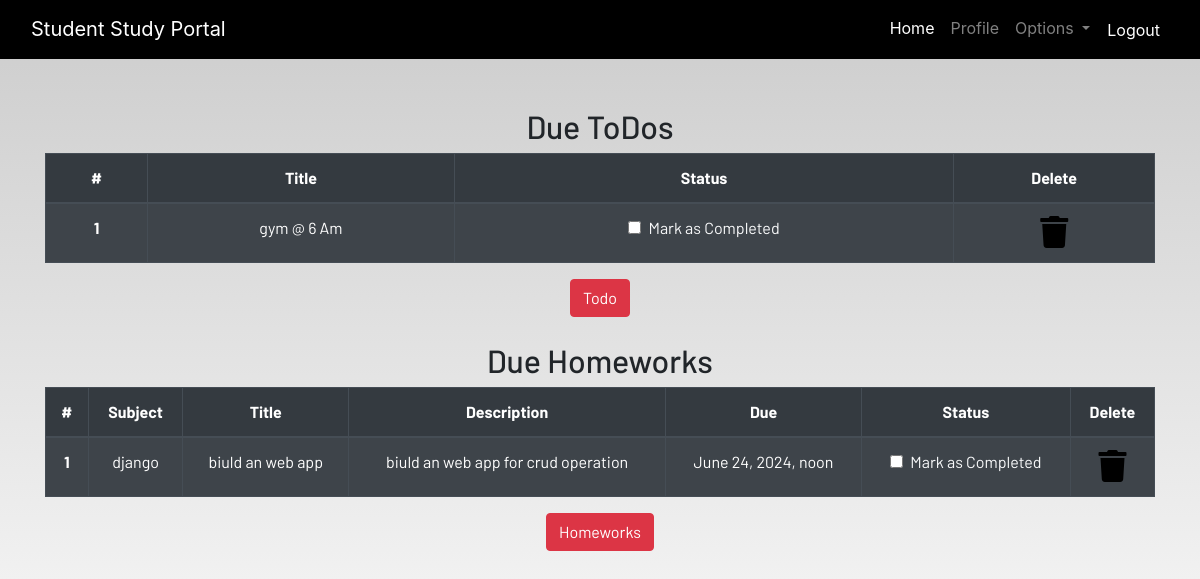
Page /profile/ (signed in) on the earlier database version.
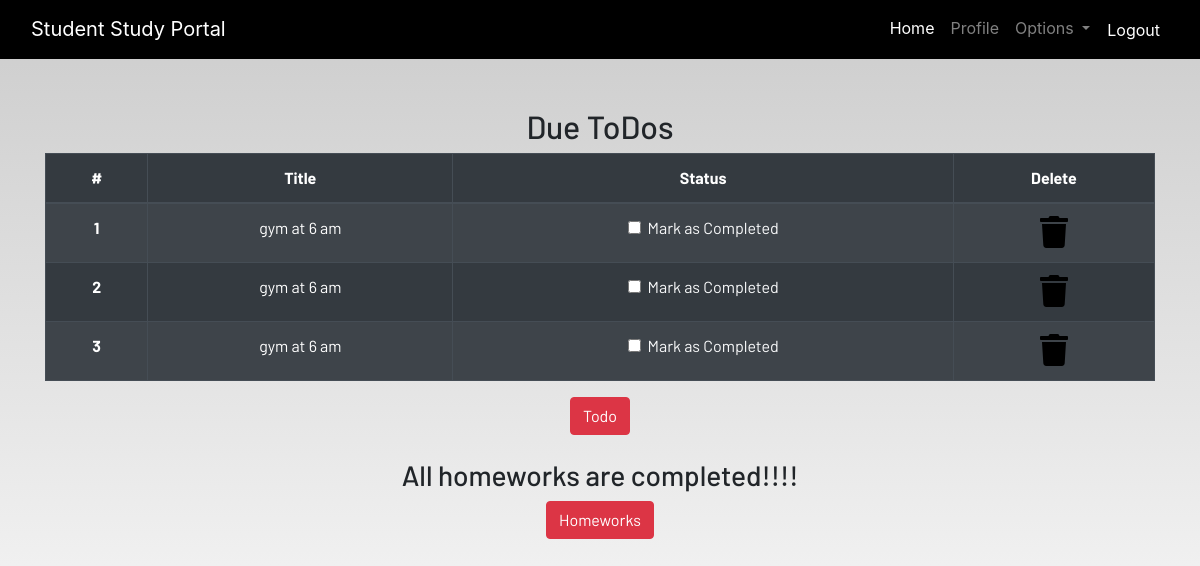
Same page on the later database version.
### dashboard/models.py (models this page shows, shortened)
class Todo(models.Model):
    user = models.ForeignKey(User,on_delete=models.CASCADE)
    title = models.CharField(max_length=100)
    is_finished = models.BooleanField(default=False)

class Homework(models.Model):
    user = models.ForeignKey(User, on_delete=models.CASCADE)
    subject = models.CharField(max_length=50)
    title = models.CharField(max_length=100)
    description = models.TextField()
    due = models.DateTimeField()
    is_finished = models.BooleanField(default=False)

### dashboard/views.py (the view)
# urls.py: path('profile/', dash_views.profile,name='profile'),
@login_required
def profile(request):
    homeworks = Homework.objects.filter(is_finished=False, user=request.user)
    todos = Todo.objects.filter(is_finished=False, user=request.user)
    homework_done = not homeworks.exists()
    todos_done = not todos.exists()
    context = {
        'homeworks': homeworks,
        'todos': todos,
        'homework_done': homework_done,
        'todos_done': todos_done
    }
    return render(request, "dashboard/profile.html", context)

### dashboard/templates/dashboard/profile.html
{% extends 'dashboard/base.html' %}
{% load static %}
{% load crispy_forms_tags %}
{% block content %}
<section class="text-center">
    {% if not todos_done %}
    <div class="container">
        <h2>Due ToDos</h2>
        <table class="table table-striped table-bordered table-hover table-dark">
            <thead>
                <tr>
                    <th scope="col">#</th>
                    <th scope="col">Title</th>
                    <th scope="col">Status</th>
                    <th scope="col">Delete</th>
                </tr>
            </thead>
            <tbody>
                {% for todo in todos %}
                <tr>
                    <th scope="row">{{ forloop.counter }}</th>
                    <td>{{ todo.title }}</td>
                    <td>
                        <a href="{% url 'update-todo' todo.id %}">
                            <div class="form-check">
                                {% if todo.is_finished %}
                                <input class="form-check-input" type="checkbox" checked>
                                {% else %}
                                <input class="form-check-input" type="checkbox">
                                {% endif %}
                                <label class="form-check-label text-light">
                                    Mark as Completed
                                </label>
                            </div>
                        </a>
                    </td>
                    <td><a href="{% url 'delete-todo' todo.id %}"><i class="fa fa-trash fa-2x"></i></a></td>
                </tr>
                {% endfor %}
            </tbody>
        </table>
    {% else %}
        <h3>All To dos are completed!!!!</h3>
    {% endif %}
    <a href="{% url 'todo' %}" class="btn btn-danger">Todo</a>
    <br><br>
    {% if not homework_done %}
    <h2>Due Homeworks</h2>
    <table class="table table-striped table-bordered table-hover table-dark">
        <thead>
            <tr>
                <th scope="col">#</th>
                <th scope="col">Subject</th>
                <th scope="col">Title</th>
                <th scope="col">Description</th>
                <th scope="col">Due</th>
                <th scope="col">Status</th>
                <th scope="col">Delete</th>
            </tr>
        </thead>
        <tbody>
            {% for homework in homeworks %}
            <tr>
                <th scope="row">{{ forloop.counter }}</th>
                <td>{{ homework.subject }}</td>
                <td>{{ homework.title }}</td>
                <td>{{ homework.description }}</td>
                <td>{{ homework.due }}</td>
                <td>
                    <a href="{% url 'update-homework' homework.id %}">
                        <div class="form-check">
                            {% if homework.is_finished %}
                            <input class="form-check-input" type="checkbox" checked>
                            {% else %}
                            <input class="form-check-input" type="checkbox">
                            {% endif %}
                            <label class="form-check-label text-light">
                                Mark as Completed
                            </label>
                        </div>
                    </a>
                </td>
                <td><a href="{% url 'delete-homework' homework.id %}"><i class="fa fa-trash fa-2x"></i></a></td>
            </tr>
            {% endfor %}
        </tbody>
    </table>
    {% else %}
        <h3>All homeworks are completed!!!!</h3>
    {% endif %}
    <a href="{% url 'homework' %}" class="btn btn-danger">Homeworks</a>
    </div>
</section>
{% endblock content %}

Differences in the rows shown:
removed Todo: title "gym @ 6 Am"
no longer on this page (row edited): Homework: subject "django", title "biuld an web app", description "biuld an web app for crud operation", due "June 24, 2024, noon"
added Todo: title "gym at 6 am"
added Todo: title "gym at 6 am"
added Todo: title "gym at 6 am"
Other differences:
text no longer shown: "Due Homeworks # Subject Title Description Due Status Delete"
text now shown: "All homeworks are completed!!!!"
